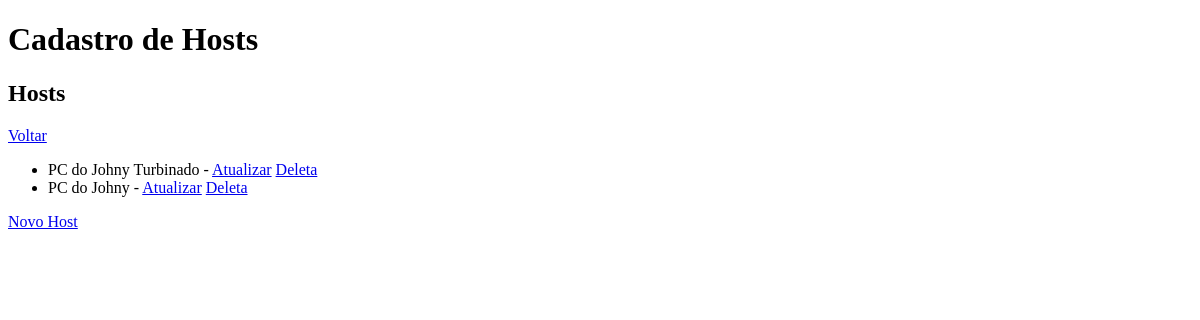
/lista_host/, run on an earlier commit of the app's database.
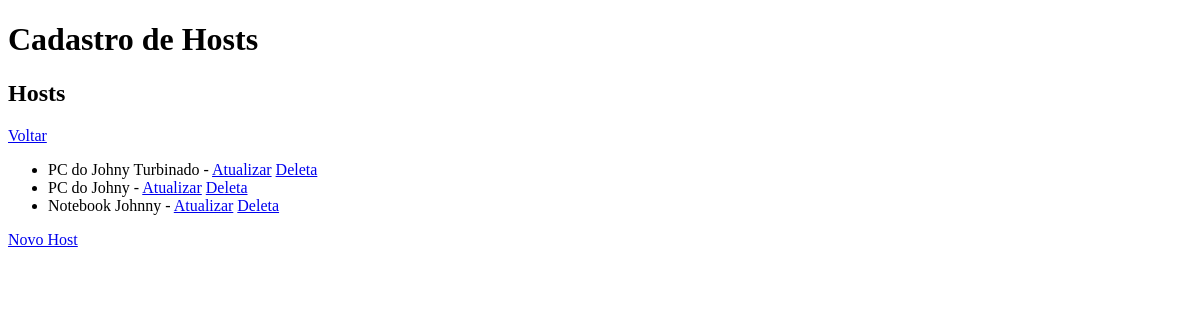
And on a later commit of the database.
### hosts/models.py (models this page shows, shortened)
class Host(models.Model):
    host_nome = models.CharField(max_length=100)
    host_nomeTabela_snmpGet = models.CharField(max_length=100)
    host_ip = models.GenericIPAddressField(protocol='IPv4', unpack_ipv4=False)
    host_porta = models.PositiveIntegerField(default=161)
    host_template = models.ManyToManyField(Template)
    host_observacoes = models.TextField(null=True, blank=True)
    host_status = models.BooleanField(default=True)

### hosts/views.py (the view)
# urls.py: path('lista_host/', listaHost, name='url_cadastroHost'),
def listaHost(request):  # Função recebe request do navegador
    data = {'lista_hosts': Host.objects.all()}  # Cria um dicionário chamado 'data' com uma lista dentro chamada
    return render(request, 'hosts/listaHosts.html', data)  # Retorna a request, template e dicionario criado na função

### hosts/templates/hosts/listaHosts.html (shortened to what this page needs)
<!DOCTYPE html>
<html lang="en">
<head>
</head>
<body>
    <h1>Cadastro de Hosts</h1>
    <h2>Hosts</h2>
    <a href="{% url 'url_home' %}">Voltar</a>
    <ul>
    {% for Host in lista_hosts %}
        <li>{{ Host.host_nome }} - <a href="{% url 'url_atualizaHost' Host.id %}">Atualizar</a>  <a
                href="{% url 'url_deletaHost' Host.id %}">Deleta</a> </li>
    {% endfor %}
    </ul>
<a href="{% url 'url_novoHost' %}">Novo Host</a>
</body>
</html>

What changed in the data, as far as the page shows it:
added Host: host_nome "Notebook Johnny"
